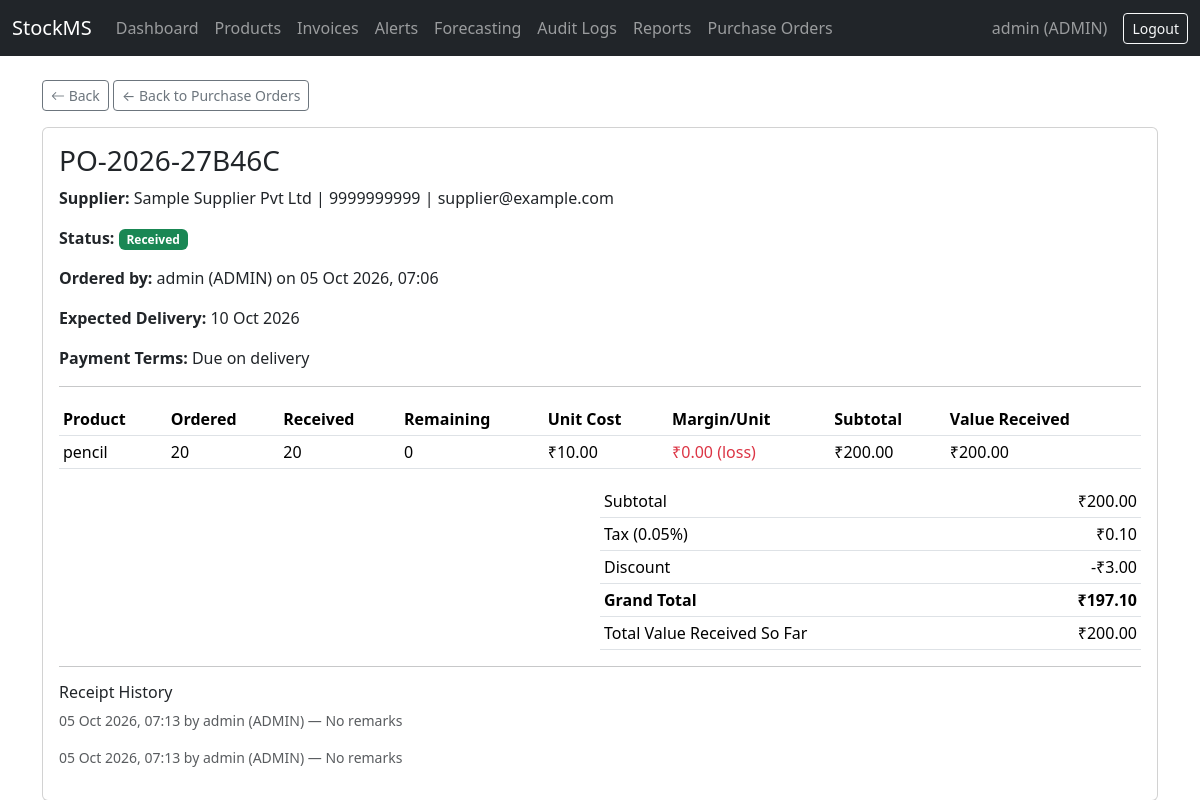
/products/purchase-orders/2/ (signed in), run on the app's committed database.
### accounts/models.py (models this page shows, shortened)
class User(AbstractUser):
    class Role(models.TextChoices):
        ADMIN = 'ADMIN', 'Admin'
        MANAGER = 'MANAGER', 'Manager'
        STAFF = 'STAFF', 'Staff'
    role = models.CharField(
        max_length=10,
        choices=Role.choices,
        default=Role.STAFF,
    )
    def __str__(self):
        return f"{self.username} ({self.role})"

### inventory/models.py (models this page shows, shortened)
class PurchaseOrder(models.Model):
    class Status(models.TextChoices):
        PENDING = 'PENDING', 'Pending'
        PARTIALLY_RECEIVED = 'PARTIALLY_RECEIVED', 'Partially Received'
        RECEIVED = 'RECEIVED', 'Received'
        CANCELLED = 'CANCELLED', 'Cancelled'
    order_number = models.CharField(max_length=20, unique=True)
    supplier = models.ForeignKey(Supplier, on_delete=models.PROTECT, related_name='purchase_orders')
    created_by = models.ForeignKey(settings.AUTH_USER_MODEL, on_delete=models.SET_NULL, null=True)
    status = models.CharField(max_length=20, choices=Status.choices, default=Status.PENDING)
    order_date = models.DateTimeField(auto_now_add=True)
    expected_delivery_date = models.DateField(null=True, blank=True)
    payment_terms = models.CharField(max_length=100, blank=True, default='Due on delivery')
    delivery_address = models.CharField(max_length=255, blank=True)
    tax_percent = models.DecimalField(max_digits=5, decimal_places=2, default=0)
    discount_amount = models.DecimalField(max_digits=10, decimal_places=2, default=0)
    confirmed_delivery_date = models.DateField(null=True, blank=True)
    notes = models.TextField(blank=True)
    @property
    def subtotal(self):
        return sum(item.subtotal for item in self.items.all())
    @property
    def tax_amount(self):
        from decimal import Decimal
        return round(self.subtotal * (Decimal(str(self.tax_percent)) / 100), 2)
    @property
    def grand_total(self):
        from decimal import Decimal
        return round(self.subtotal + self.tax_amount - Decimal(str(self.discount_amount)), 2)
    @property
    def total_value_received(self):
        return sum(item.value_received_so_far for item in self.items.all())

class Supplier(models.Model):
    name = models.CharField(max_length=200)
    contact_person = models.CharField(max_length=100, blank=True)
    phone = models.CharField(max_length=20, blank=True)
    email = models.EmailField(blank=True)
    address = models.TextField(blank=True)
    gst_number = models.CharField(max_length=20, blank=True)

class PurchaseOrderItem(models.Model):
    purchase_order = models.ForeignKey(PurchaseOrder, on_delete=models.CASCADE, related_name='items')
    product = models.ForeignKey(Product, on_delete=models.PROTECT, related_name='purchase_order_items')
    quantity_ordered = models.PositiveIntegerField()
    unit_cost = models.DecimalField(max_digits=10, decimal_places=2)
    @property
    def subtotal(self):
        return self.quantity_ordered * self.unit_cost
    @property
    def margin_per_unit(self):
        return self.product.price - self.unit_cost
    @property
    def quantity_received_so_far(self):
        from django.db.models import Sum
        total = self.receipt_items.aggregate(Sum('quantity_received'))['quantity_received__sum']
        return total or 0
    @property
    def quantity_remaining(self):
        return max(self.quantity_ordered - self.quantity_received_so_far, 0)
    @property
    def value_received_so_far(self):
        return self.quantity_received_so_far * self.unit_cost

class Product(models.Model):
    name = models.CharField(max_length=200)
    sku = models.CharField(max_length=50, unique=True)
    barcode = models.CharField(max_length=100, unique=True, blank=True, null=True)
    category = models.ForeignKey(Category, on_delete=models.SET_NULL, null=True, related_name='products')
    supplier = models.ForeignKey(Supplier, on_delete=models.SET_NULL, null=True, related_name='products')
    price = models.DecimalField(max_digits=10, decimal_places=2)
    quantity = models.PositiveIntegerField(default=0)
    reorder_level = models.PositiveIntegerField(default=10)
    max_stock_level = models.PositiveIntegerField(default=100)
    created_at = models.DateTimeField(auto_now_add=True)
    updated_at = models.DateTimeField(auto_now=True)

class GoodsReceipt(models.Model):
    purchase_order = models.ForeignKey(PurchaseOrder, on_delete=models.CASCADE, related_name='receipts')
    received_by = models.ForeignKey(settings.AUTH_USER_MODEL, on_delete=models.SET_NULL, null=True)
    received_date = models.DateTimeField(auto_now_add=True)
    remarks = models.TextField(blank=True)

### inventory/views.py (the view)
# urls.py: path('purchase-orders/<int:pk>/', views.purchase_order_detail, name='purchase_order_detail'),
@login_required
def purchase_order_detail(request, pk):
    if request.user.role not in ['ADMIN', 'MANAGER']:
        messages.error(request, "You don't have permission to view purchase orders.")
        return redirect('dashboard')
    order = get_object_or_404(PurchaseOrder, pk=pk)
    return render(request, 'inventory/purchase_order_detail.html', {'order': order})

### inventory/templates/inventory/purchase_order_detail.html (shortened to what this page needs)
{% extends 'base.html' %}
{% block content %}
<a href="{% url 'purchase_order_list' %}" class="btn btn-sm btn-outline-secondary mb-3">← Back to Purchase Orders</a>
<div class="card">
    <div class="card-body">
        <h3>{{ order.order_number }}</h3>
        <p><strong>Supplier:</strong> {{ order.supplier.name }} | {{ order.supplier.phone }} | {{ order.supplier.email }}</p>
        <p><strong>Status:</strong>
            {% if order.status == 'PENDING' %}<span class="badge bg-warning text-dark">Pending</span>
            {% elif order.status == 'PARTIALLY_RECEIVED' %}<span class="badge bg-info">Partially Received</span>
            {% elif order.status == 'RECEIVED' %}<span class="badge bg-success">Received</span>
            {% else %}<span class="badge bg-secondary">Cancelled</span>{% endif %}
        </p>
        <p><strong>Ordered by:</strong> {{ order.created_by }} on {{ order.order_date|date:"d M Y, H:i" }}</p>
        {% if order.expected_delivery_date %}<p><strong>Expected Delivery:</strong> {{ order.expected_delivery_date|date:"d M Y" }}</p>{% endif %}
        <p><strong>Payment Terms:</strong> {{ order.payment_terms }}</p>
        <hr>
        <table class="table table-sm">
            <thead>
                <tr>
                    <th>Product</th><th>Ordered</th><th>Received</th><th>Remaining</th>
                    <th>Unit Cost</th><th>Margin/Unit</th><th>Subtotal</th><th>Value Received</th>
                </tr>
            </thead>
            <tbody>
                {% for item in order.items.all %}
                <tr>
                    <td>{{ item.product.name }}</td>
                    <td>{{ item.quantity_ordered }}</td>
                    <td>{{ item.quantity_received_so_far }}</td>
                    <td>{{ item.quantity_remaining }}</td>
                    <td>₹{{ item.unit_cost }}</td>
                    <td>
                        {% if item.margin_per_unit > 0 %}
                            <span class="text-success">₹{{ item.margin_per_unit }}</span>
                        {% else %}
                            <span class="text-danger">₹{{ item.margin_per_unit }} (loss)</span>
                        {% endif %}
                    </td>
                    <td>₹{{ item.subtotal }}</td>
                    <td>₹{{ item.value_received_so_far }}</td>
                </tr>
                {% endfor %}
            </tbody>
        </table>
        <table class="table table-sm w-50 ms-auto">
            <tr><td>Subtotal</td><td class="text-end">₹{{ order.subtotal }}</td></tr>
            <tr><td>Tax ({{ order.tax_percent }}%)</td><td class="text-end">₹{{ order.tax_amount }}</td></tr>
            <tr><td>Discount</td><td class="text-end">-₹{{ order.discount_amount }}</td></tr>
            <tr class="fw-bold"><td>Grand Total</td><td class="text-end">₹{{ order.grand_total }}</td></tr>
            <tr><td>Total Value Received So Far</td><td class="text-end">₹{{ order.total_value_received }}</td></tr>
        </table>
        <hr>
        <h6>Receipt History</h6>
        {% for receipt in order.receipts.all %}
            <p class="small text-muted">{{ receipt.received_date|date:"d M Y, H:i" }} by {{ receipt.received_by }} — {{ receipt.remarks|default:"No remarks" }}</p>
        {% empty %}
            <p class="text-muted small">No goods received yet.</p>
        {% endfor %}
    </div>
</div>
{% endblock %}

### templates/base.html (shortened to what this page needs)
{% load static %}
<!DOCTYPE html>
<html lang="en">
<head>
    <link href="https://cdn.jsdelivr.net/npm/bootstrap@5.3.3/dist/css/bootstrap.min.css" rel="stylesheet">
    <link href="https://cdn.jsdelivr.net/npm/bootstrap-icons@1.11.3/font/bootstrap-icons.css" rel="stylesheet">
</head>
<body>
    <nav class="navbar navbar-expand-lg navbar-dark bg-dark">
        <div class="container-fluid">
            <a class="navbar-brand" href="{% url 'dashboard' %}">StockMS</a>
            <div class="collapse navbar-collapse">
                <ul class="navbar-nav me-auto">
                    <li class="nav-item"><a class="nav-link" href="{% url 'dashboard' %}">Dashboard</a></li>
                    <li class="nav-item"><a class="nav-link" href="{% url 'product_list' %}">Products</a></li>
                    <li class="nav-item"><a class="nav-link" href="{% url 'invoice_list' %}">Invoices</a></li>
                    <li class="nav-item"><a class="nav-link" href="{% url 'alert_list' %}">Alerts</a></li>
                    <li class="nav-item"><a class="nav-link" href="{% url 'forecast_page' %}">Forecasting</a></li>
                    {% if user.role == 'ADMIN' %}
                        <li class="nav-item"><a class="nav-link" href="{% url 'audit_log_list' %}">Audit Logs</a></li>
                    {% endif %}
                    {% if user.role == 'ADMIN' or user.role == 'MANAGER' %}
                        <li class="nav-item"><a class="nav-link" href="{% url 'reports_page' %}">Reports</a></li>
                        <li class="nav-item"><a class="nav-link" href="{% url 'purchase_order_list' %}">Purchase Orders</a></li>
                    {% endif %}
                </ul>
                {% if user.is_authenticated %}
                <span class="navbar-text me-3">{{ user.username }} ({{ user.role }})</span>
<form method="post" action="{% url 'logout' %}" class="d-inline">
    <button type="submit" class="btn btn-outline-light btn-sm">Logout</button>
</form>                {% endif %}
            </div>
        </div>
    </nav>
    <div class="container mt-4">
    <a href="javascript:history.back()" class="btn btn-sm btn-outline-secondary mb-3">
        <i class="bi bi-arrow-left"></i> Back
    </a>
        {% block content %}
        {% endblock %}
    </div>
</body>
</html>

### data on the page
User: username "admin", role "ADMIN"
PurchaseOrder: order_number "PO-2026-27B46C", supplier.name "Sample Supplier Pvt Ltd", supplier.phone "9999999999", supplier.email "supplier@example.com", created_by "admin (ADMIN)", order_date "05 Oct 2026, 07:06", expected_delivery_date "10 Oct 2026", payment_terms "Due on delivery", subtotal "200.00", tax_percent "0.05", tax_amount "0.10", discount_amount "3.00", grand_total "197.10", total_value_received "200.00"
PurchaseOrderItem: product.name "pencil", quantity_ordered "20", quantity_received_so_far "20", quantity_remaining "0", unit_cost "10.00", margin_per_unit "0.00", subtotal "200.00", value_received_so_far "200.00"
GoodsReceipt: received_date "05 Oct 2026, 07:13", received_by "admin (ADMIN)", remarks "No remarks"
GoodsReceipt: received_date "05 Oct 2026, 07:13", received_by "admin (ADMIN)", remarks "No remarks"
